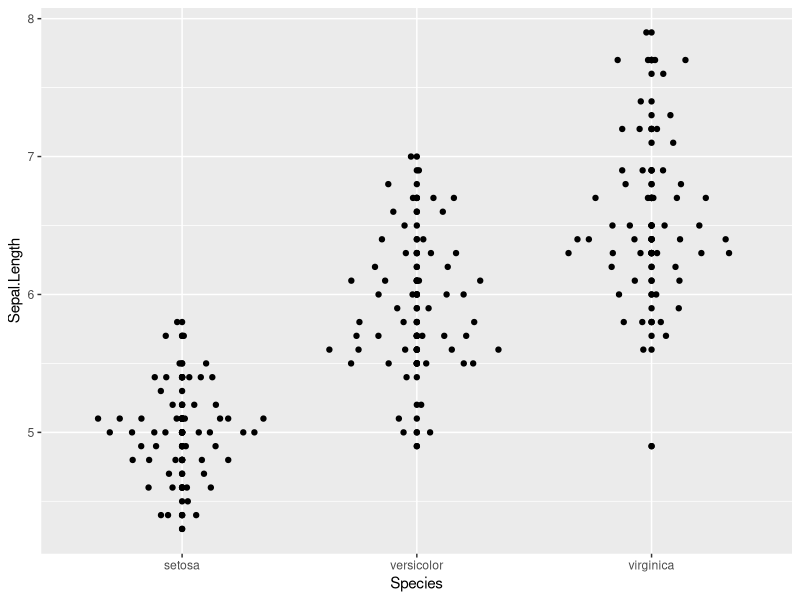
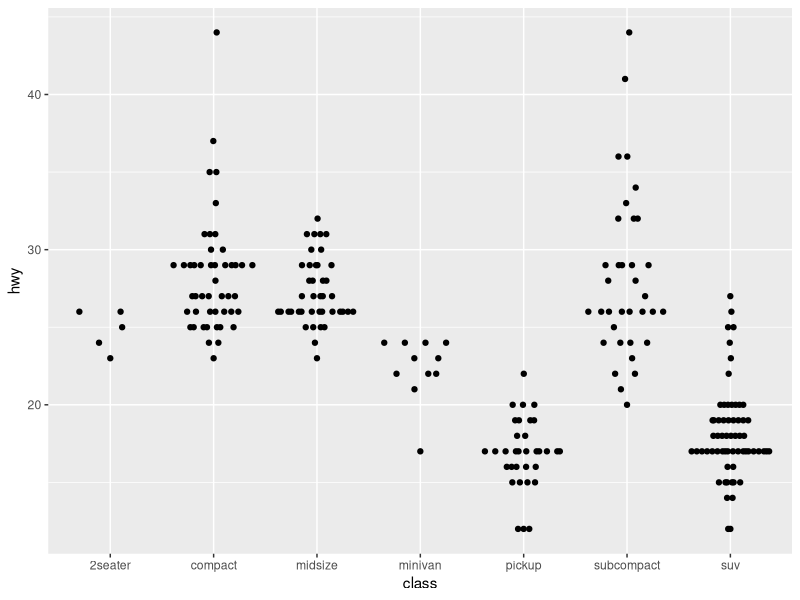
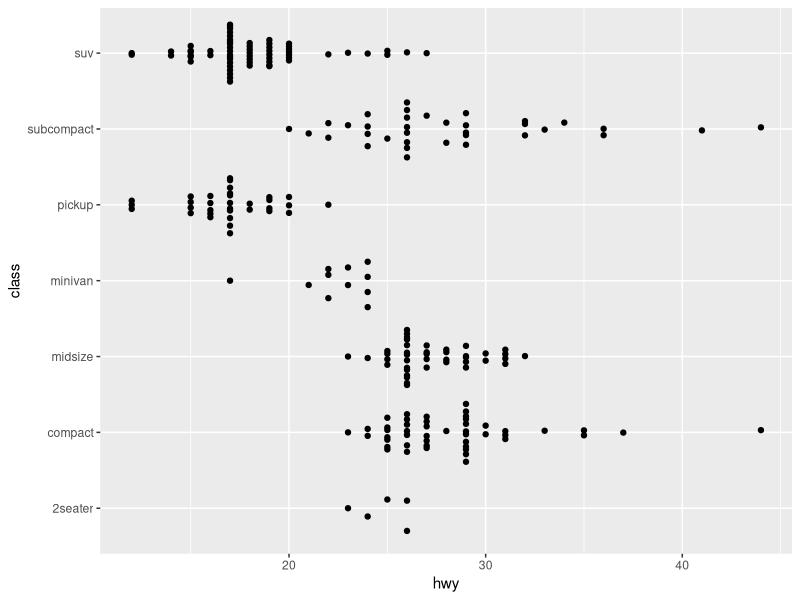
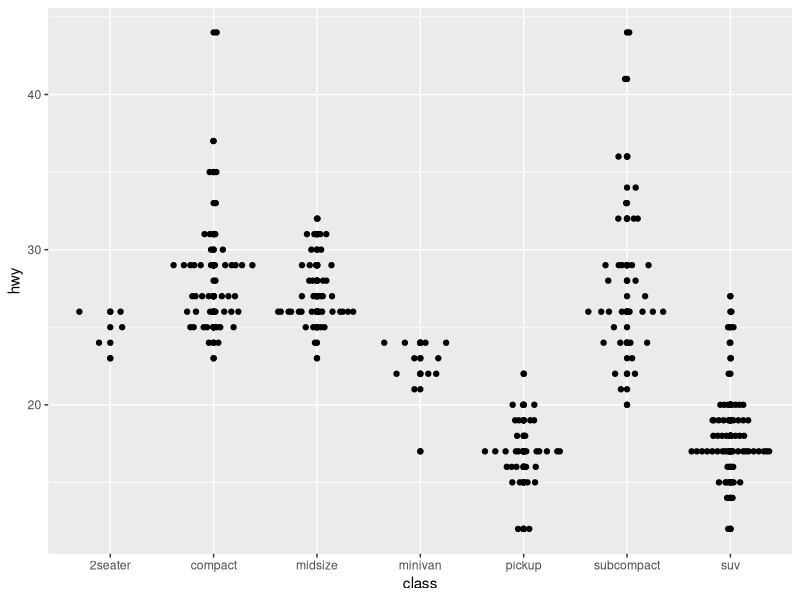
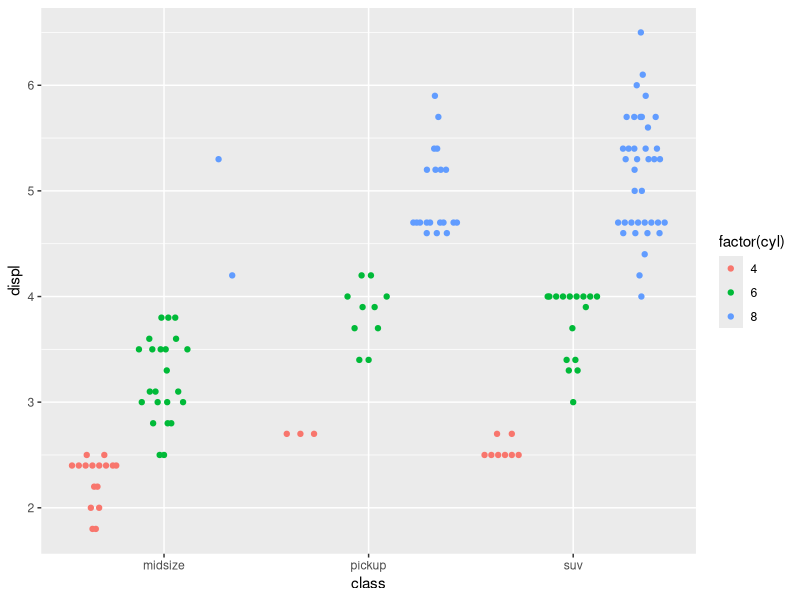
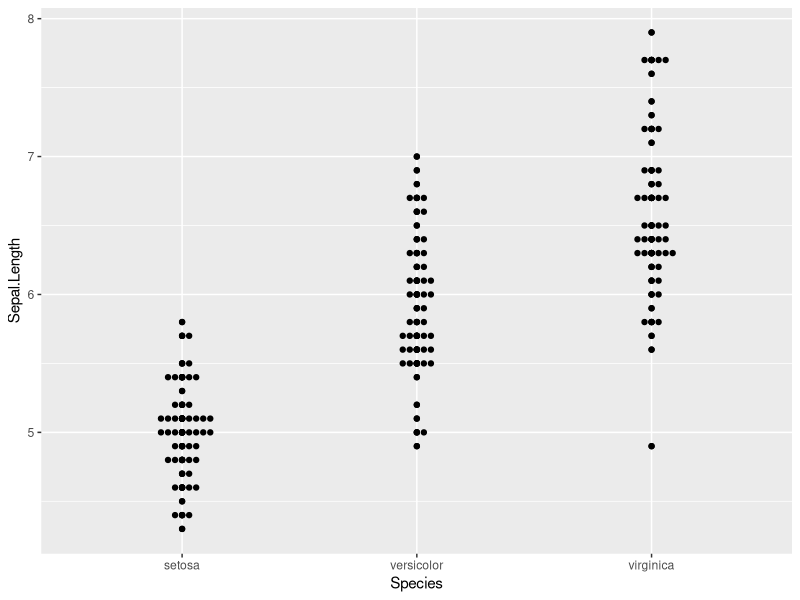
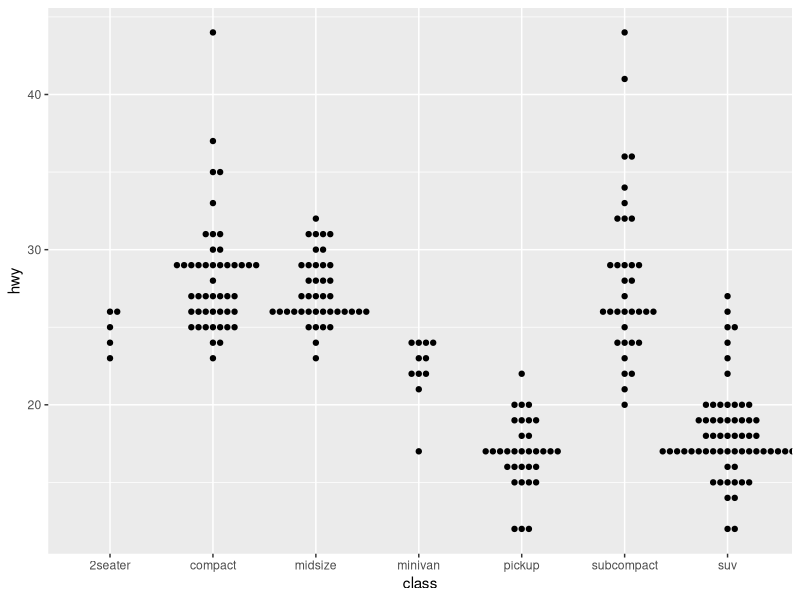
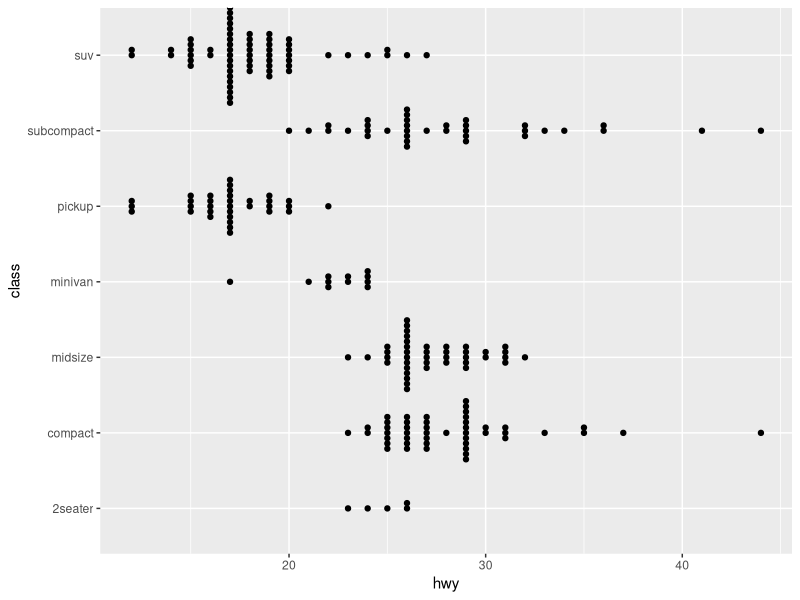

These charts were generated, in order, by the following R code:
## ---- chunk 1
knitr::opts_chunk$set(
  fig.retina=2,
  fig.width=6,
  fig.height=4
)
## ---- chunk 2
set.seed(12345)
library(ggplot2)
library(ggbeeswarm)
qplot(Species, Sepal.Length, data=iris) + geom_quasirandom()
qplot(class, hwy, data=mpg, geom="quasirandom")

# With categorical y-axis
qplot(hwy, class, data=mpg, geom='quasirandom')

# Some groups may have only a few points. Use `varwidth=TRUE` to adjust width dynamically.
qplot(class, hwy, data=mpg) + geom_quasirandom(varwidth = TRUE)

# Automatic dodging
sub_mpg <- mpg[mpg$class %in% c("midsize", "pickup", "suv"),]
ggplot(sub_mpg, aes(class, displ, color=factor(cyl))) + geom_quasirandom(dodge.width=1)
## ---- chunk 3

qplot(Species, Sepal.Length, data=iris) + geom_beeswarm()
qplot(class, hwy, data=mpg, geom='beeswarm')
# With categorical y-axis
qplot(hwy, class, data=mpg, geom='beeswarm')

# ggplot doesn't pass any information about the actual device size of the points
# to the underlying layout code, so it's important to manually adjust the `cex` 
# parameter for best results
qplot(class, hwy, data=mpg) + geom_beeswarm(cex=5)
qplot(Species, Sepal.Length, data=iris) + geom_beeswarm(cex=4,priority='density')

# With automatic dodging
ggplot(sub_mpg, aes(class, displ, color=factor(cyl))) + geom_beeswarm(dodge.width=0.7, cex=4)
